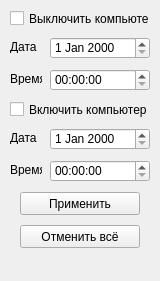
<?xml version="1.0" encoding="UTF-8"?>
<ui version="4.0">
 <class>MainWindow</class>
 <widget class="QMainWindow" name="MainWindow">
  <property name="geometry">
   <rect>
    <x>0</x>
    <y>0</y>
    <width>160</width>
    <height>281</height>
   </rect>
  </property>
  <property name="windowTitle">
   <string>ПК</string>
  </property>
  <widget class="QWidget" name="centralWidget">
   <widget class="QPushButton" name="pushButtonApply">
    <property name="geometry">
     <rect>
      <x>20</x>
      <y>192</y>
      <width>120</width>
      <height>23</height>
     </rect>
    </property>
    <property name="text">
     <string>Применить</string>
    </property>
   </widget>
   <widget class="QCheckBox" name="checkBoxShutDown">
    <property name="geometry">
     <rect>
      <x>10</x>
      <y>10</y>
      <width>140</width>
      <height>17</height>
     </rect>
    </property>
    <property name="text">
     <string>Выключить компьютер</string>
    </property>
   </widget>
   <widget class="QLabel" name="labelDateShutDown">
    <property name="geometry">
     <rect>
      <x>10</x>
      <y>40</y>
      <width>32</width>
      <height>13</height>
     </rect>
    </property>
    <property name="text">
     <string>Дата</string>
    </property>
   </widget>
   <widget class="QLabel" name="labelTimeShutDown">
    <property name="geometry">
     <rect>
      <x>10</x>
      <y>72</y>
      <width>32</width>
      <height>13</height>
     </rect>
    </property>
    <property name="text">
     <string>Время</string>
    </property>
   </widget>
   <widget class="QLabel" name="labelDateBootUp">
    <property name="geometry">
     <rect>
      <x>10</x>
      <y>131</y>
      <width>32</width>
      <height>13</height>
     </rect>
    </property>
    <property name="text">
     <string>Дата</string>
    </property>
   </widget>
   <widget class="QLabel" name="labelTimeBootUp">
    <property name="geometry">
     <rect>
      <x>10</x>
      <y>163</y>
      <width>32</width>
      <height>13</height>
     </rect>
    </property>
    <property name="text">
     <string>Время</string>
    </property>
   </widget>
   <widget class="QCheckBox" name="checkBoxBootUp">
    <property name="geometry">
     <rect>
      <x>10</x>
      <y>101</y>
      <width>140</width>
      <height>17</height>
     </rect>
    </property>
    <property name="text">
     <string>Включить компьютер</string>
    </property>
   </widget>
   <widget class="QDateEdit" name="dateEditShutDown">
    <property name="geometry">
     <rect>
      <x>50</x>
      <y>37</y>
      <width>100</width>
      <height>22</height>
     </rect>
    </property>
   </widget>
   <widget class="QTimeEdit" name="timeEditShutDown">
    <property name="geometry">
     <rect>
      <x>50</x>
      <y>69</y>
      <width>100</width>
      <height>22</height>
     </rect>
    </property>
    <property name="displayFormat">
     <string>HH:mm:ss</string>
    </property>
   </widget>
   <widget class="QDateEdit" name="dateEditBootUp">
    <property name="geometry">
     <rect>
      <x>50</x>
      <y>128</y>
      <width>100</width>
      <height>22</height>
     </rect>
    </property>
   </widget>
   <widget class="QTimeEdit" name="timeEditBootUp">
    <property name="geometry">
     <rect>
      <x>50</x>
      <y>160</y>
      <width>100</width>
      <height>22</height>
     </rect>
    </property>
    <property name="displayFormat">
     <string>HH:mm:ss</string>
    </property>
   </widget>
   <widget class="QPushButton" name="pushButtonCancelAll">
    <property name="geometry">
     <rect>
      <x>20</x>
      <y>225</y>
      <width>120</width>
      <height>23</height>
     </rect>
    </property>
    <property name="text">
     <string>Отменить всё</string>
    </property>
   </widget>
   <widget class="QLabel" name="labelCountdown">
    <property name="geometry">
     <rect>
      <x>10</x>
      <y>258</y>
      <width>140</width>
      <height>13</height>
     </rect>
    </property>
    <property name="text">
     <string/>
    </property>
    <property name="alignment">
     <set>Qt::AlignCenter</set>
    </property>
   </widget>
  </widget>
 </widget>
 <layoutdefault spacing="6" margin="11"/>
 <resources/>
 <connections/>
</ui>
